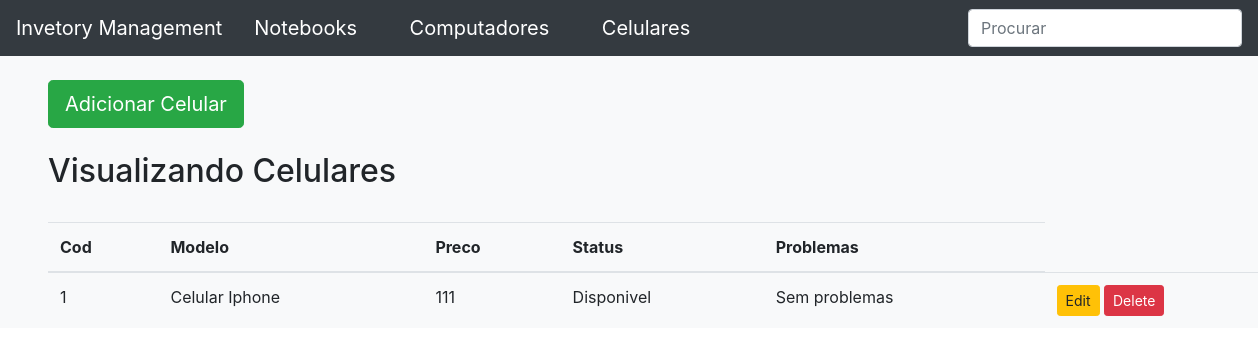
/display_celular, run on the app's committed database.
### inventory/models.py (models this page shows, shortened)
class Dispositivo(models.Model):
    tipo = models.CharField(max_length=100, blank=False)
    preco = models.IntegerField()
    escolhas = (
        ('Disponivel', 'Item pronto para venda'),
        ('Vendido', 'Item Vendido'),
        ('Abastecimento', 'Item para repor nos proximos dias')
    )
    status = models.CharField(max_length=100, choices=escolhas, default="Vendido")
    issues = models.CharField(max_length=100, default="Sem problemas")
    class Meta:
        abstract = True

class Celular(Dispositivo):
   pass

### inventory/views.py (the view)
# urls.py: url(r'^display_celular$', display_celular, name ='display_celular'),
def display_celular(request):
    items = Celular.objects.all()
    context = {
        'items' : items,
        'header': "Celulares"
    }
    return render(request, 'Celular.html', context)

### inventory/templates/Celular.html (shortened to what this page needs)
{% extends 'base.html' %}
{% block body %}
  <br>
<div class="button-group">
    <a href="{% url 'add_celular' %}" class="btn btn-success btn-lg ml-5 pt-2" role="button"> Adicionar Celular </a>
</div>
     <br>
  <p class="h2 ml-5" >Visualizando {{ header }} </p>
<br>
<table class="table table-hover ml-5">
    <thead>
        <tr>
            <th>Cod</th>
            <th>Modelo</th>
            <th>Preco</th>
            <th>Status</th>
            <th>Problemas</th>
        </tr>
</thead>
    <tbody>
    {% for item in items %}
<tr>
    <td> {{ item.pk }}</td>
    <td> {{ item.tipo }}</td>
    <td>{{ item.preco }}</td>
    <td>{{ item.status }}</td>
    <td>{{ item.issues }}</td>
{% if header|lower == "celulares" %}
    <td>
        <a href="{% url 'edit_celular' item.pk %}" class="btn btn-warning btn-sm" role="button">Edit </a>
        <a href="{% url 'delete_celular' item.pk %}" class="btn btn-danger btn-sm" role="button">Delete </a>
    </td>
{% endif %}
</tr>
    {% endfor %}
    </tbody>
</table>
{% endblock %}

### inventory/static/css/style.css (style rules this page uses)
body { background-color: #082767; }

### data on the page
Celular: pk "1", tipo "Celular Iphone", preco "111", status "Disponivel", issues "Sem problemas"

### other printed values
{{ header }} "Celulares"
